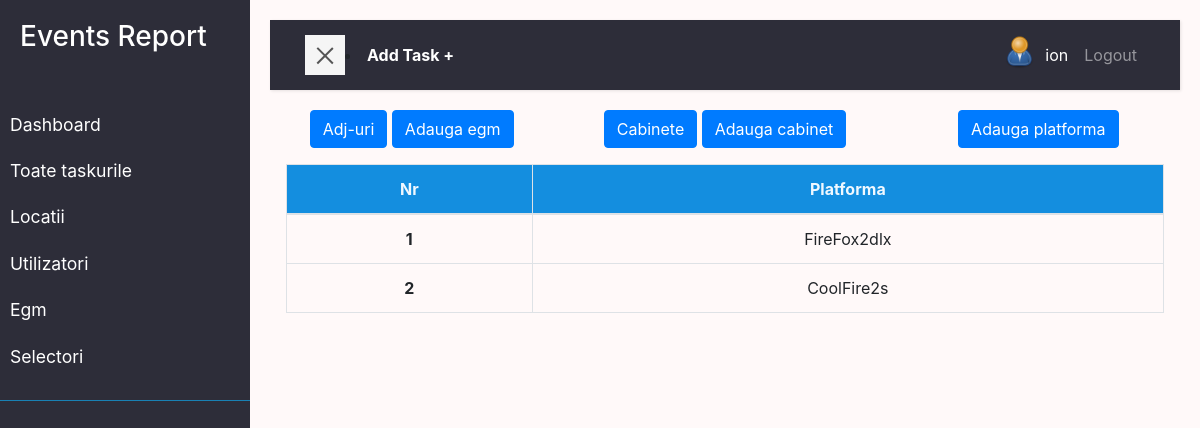
/egm/platform/ (signed in), run on the app's committed database.
### user/models.py (models this page shows, shortened)
class Profile(models.Model):
    user = models.OneToOneField(
        User, on_delete=models.DO_NOTHING, null=True, blank=True)
    nume = models.CharField(max_length=200, blank=True, null=True)
    prenume = models.CharField(max_length=200, blank=True, null=True)
    email = models.EmailField(max_length=500, blank=True, null=True)
    email_serviciu = models.EmailField(max_length=500,unique=True, blank=True, null=True)
    username = models.CharField(max_length=200, blank=True, null=True)
    location = models.CharField(max_length=200, blank=True, null=True)
    functie = models.CharField(max_length=200, blank=True, null=True, default='Tehnician Electronica')
    profile_image = models.ImageField(null=True, blank=True, upload_to='profiles/', default='profiles/user-default.png')
    url_facebook = models.CharField(max_length=200, blank=True, null=True)
    phone = models.CharField(max_length=200, blank=True, null=True)
    phone_serviciu = models.CharField(max_length=200, blank=True, null=True)
    created = models.DateTimeField(auto_now_add=True)
    id = models.UUIDField(default=uuid.uuid4, unique=True,
                        primary_key=True, editable=False)
    class Meta:
        ordering = ['created']
    @property
    def imageURL(self):
        try:
            url = self.profile_image.url
        except:
            url = ''
        return url

### egm/models.py (models this page shows)
class Platform(models.Model):
    name = models.CharField(max_length=200)
    created = models.DateTimeField(auto_now_add=True, null=True, blank=True)
    def __str__(self):
        return self.name

### egm/views.py (the view)
# urls.py: path('platform/', views.platform, name='platform') ,
@login_required(login_url='login')
def platform(request):
    platforme = Platform.objects.all()
    context = {'platforme':platforme}
    return render(request, 'egm/platforme.html', context)

### egm/templates/egm/platforme.html
{% extends 'main.html' %}
{% block content %}
<main>
  <div class="row text-center">
    <div class="col">
      <a class="btn btn-primary" href="{% url 'egm' %}">Adj-uri</a>
      <a class="btn btn-primary" href="{% url 'egm-form' %}?next=/egm/platform">Adauga egm</a>
    </div>
    <div class="col">
      <a  class="btn btn-primary"href="{% url 'cabinet' %}">Cabinete</a>
      <a  class="btn btn-primary"href="{% url 'cabinet-form' %}?next=/egm/platform">Adauga cabinet</a>
    </div>
    <div class="col">
      <a class="btn btn-primary" href="{% url 'platform-form' %}?next=/egm/platform">Adauga platforma</a>
    </div>
  </div>
  <div class=" text-center  tableFixHead p-3">
    <table class="table  table-bordered table-hover " id="tabel">
      <thead >
      <tr >
        <th scope="col" >Nr</th>
        <th scope="col">Platforma</th>
      </tr>
      </thead>
      <tbody >
      {% for platform in platforme %}
      <tr>
        <td  class="fw-bold" ><a href="{% url 'platform-edith' platform.id %}?next=/egm/platform">{{platform.id}}</a></td>
        <td>{{platform}}</td>
      </tr>
      {% endfor %}
    </tbody>
    </table>
</div>
</main>
  {% endblock %}

### templates/navbar.html (shortened to what this page needs)
    <div class="wrapper">
        <nav id="sidebar" >
            <div class="sidebar-header">
                <h3>Events Report</h3>
            </div>
            <ul class="list-unstyled components">
                <li >
                   <a href="{% url 'dashboard' %}">Dashboard</a>
                   <a href="{% url 'tasks'%}">Toate taskurile</a>
                   <a href="{% url 'locations' %}">Locatii</a>
                   <a href="{% url 'profiles' %}">Utilizatori</a>
                   <a href="{% url 'egm' %}">Egm</a>
                   <a href="{% url 'selectori' %}">Selectori</a>
                </li>
            </ul>
        </nav>
        <div id="content">
            <nav class="navbar navbar-expand-lg navbar-dark bg-nn">
                <div class="container-fluid">
                    <button type="button" id="sidebarCollapse" class="navbar-btn btn-blue ">
                        <span></span>
                    </button> <li class="nav-item active "><a  class="text-white fw-bold" href="{% url 'task-form' %}?next=/">Add Task +</a></li>
                    <div class="collapse navbar-collapse  " id="navbarSupportedContent">
                        <ul class="nav navbar-nav  ml-auto">
                            {% if request.user.is_authenticated %}
                            <li class="nav-item active"><a class="" href="{% url 'account' %}"><img src="{{request.user.profile.imageURL}}"
                                alt="avatar"class="rounded-circle img-fluid" style="width: 35px;"></a></li>
                            <li class="nav-item active"><a class="nav-link" href="{% url 'account' %}">{{request.user.profile.username}}</a></li>
                            <li class="nav-item"><a class="nav-link" href="{% url 'logout' %}">Logout</a></li>
                            {% else %}
                            <li class="nav-item"><a class="nav-link" href="{% url 'login' %}">Login/Sign Up</a></li>
                            {% endif %}
                        </ul>
                    </div>
                </div>
            </nav>
</body>
</html>

### static/styles/app.css (style rules this page uses)
:root { --color-sub: #2d2d39; --color-sub1: #12528f; }
.tableFixHead thead th { position: sticky; top: 0; z-index: 1; background-color: rgb(20, 142, 223); color:aliceblue; }

### static/styles/main.css (style rules this page uses)
:root { --color-sub: #2d2d39; --color-sub1: #275179; }
body { background: #fff9f9; }
a, a:hover, a:focus { color: inherit; text-decoration: none; transition: all 0.3s; }
.navbar { padding: 15px 20px; background: var(--color-sub); border: none; border-radius: 0; margin-bottom: 20px; box-shadow: 1px 1px 3px rgba(0, 0, 0, 0.1); }
.navbar-btn { box-shadow: none; outline: none !important; border: none; }
.wrapper { display: flex; width: 100%; align-items: stretch; perspective: 1500px; }
#sidebar { min-width: 250px; max-width: 250px; background: var(--color-sub); color: #fff; transition: all 0.6s cubic-bezier(0.945, 0.020, 0.270, 0.665); transform-origin: bottom left; }
#sidebar .sidebar-header { padding: 20px; background:var(--color-sub); }
#sidebar ul.components { padding: 20px 0; border-bottom: 1px solid #1981b4; }
#sidebar ul li a { padding: 10px; font-size: 1.1em; display: block; }
#content { width: 100%; padding: 20px; min-height: 100vh; transition: all 0.3s; }
#sidebarCollapse { width: 40px; height: 40px; background: #f5f5f5; cursor: pointer; }
#sidebarCollapse span { width: 80%; height: 2px; margin: 0 auto; display: block; background: #555; transition: all 0.8s cubic-bezier(0.810, -0.330, 0.345, 1.375); transition-delay: 0.2s; }
#sidebarCollapse span:last-of-type { transform: rotate(-45deg) translate(1px, -1px); }

### data on the page
Platform: id "1", name "FireFox2dlx"
Platform: id "2", name "CoolFire2s"

### other printed values
{{ request.user.profile.username }} "ion"
